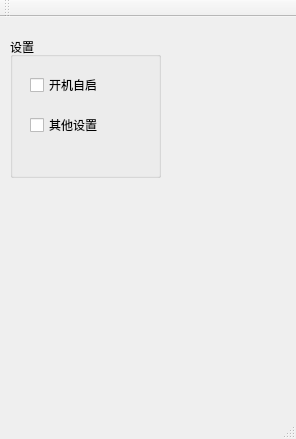
<?xml version="1.0" encoding="UTF-8"?>
<ui version="4.0">
 <class>MainWindow</class>
 <widget class="QMainWindow" name="MainWindow">
  <property name="geometry">
   <rect>
    <x>0</x>
    <y>0</y>
    <width>296</width>
    <height>439</height>
   </rect>
  </property>
  <property name="windowTitle">
   <string>MainWindow</string>
  </property>
  <widget class="QWidget" name="centralWidget">
   <widget class="QGroupBox" name="groupBox">
    <property name="geometry">
     <rect>
      <x>10</x>
      <y>20</y>
      <width>151</width>
      <height>141</height>
     </rect>
    </property>
    <property name="title">
     <string>设置</string>
    </property>
    <widget class="QCheckBox" name="autoRunButton">
     <property name="geometry">
      <rect>
       <x>20</x>
       <y>40</y>
       <width>71</width>
       <height>16</height>
      </rect>
     </property>
     <property name="text">
      <string>开机自启</string>
     </property>
    </widget>
    <widget class="QCheckBox" name="setting_button">
     <property name="geometry">
      <rect>
       <x>20</x>
       <y>80</y>
       <width>71</width>
       <height>16</height>
      </rect>
     </property>
     <property name="text">
      <string>其他设置</string>
     </property>
    </widget>
   </widget>
  </widget>
  <widget class="QMenuBar" name="menuBar">
   <property name="geometry">
    <rect>
     <x>0</x>
     <y>0</y>
     <width>296</width>
     <height>23</height>
    </rect>
   </property>
  </widget>
  <widget class="QToolBar" name="mainToolBar">
   <attribute name="toolBarArea">
    <enum>TopToolBarArea</enum>
   </attribute>
   <attribute name="toolBarBreak">
    <bool>false</bool>
   </attribute>
  </widget>
  <widget class="QStatusBar" name="statusBar"/>
 </widget>
 <layoutdefault spacing="6" margin="11"/>
 <resources/>
 <connections/>
</ui>
